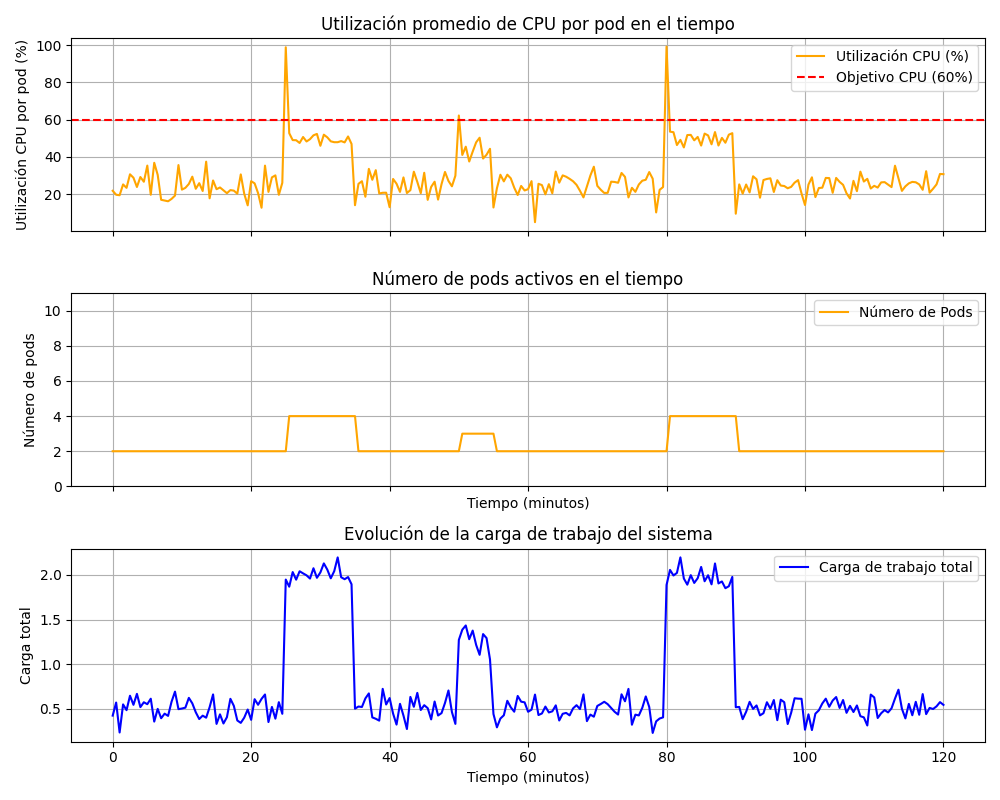

The Python source for this figure:
import numpy as np
import matplotlib.pyplot as plt

# Parámetros de simulación
total_time_minutes = 120  # tiempo total de simulación en minutos (2 horas)
dt = 0.5  # paso de tiempo en minutos (0.5 min = 30 segundos por paso)
num_steps = int(total_time_minutes / dt) + 1  # cantidad de instantes de tiempo simulados

# Setpoint (objetivo) de utilización de CPU (fracción de 1, es decir 0.60 = 60%)
cpu_target = 0.60

# Límite mínimo y máximo de pods
min_pods = 2
max_pods = 10

# Tiempo de enfriamiento (cooldown) en minutos para evitar escalados muy seguidos
cooldown_minutes = 5  # por ejemplo, 5 minutos de espera mínima entre escalados
cooldown_steps = int(cooldown_minutes / dt)

# Función que modela la carga del sistema (con picos y caídas en el tiempo)
def carga_sistema(t):
    """
    Devuelve la carga total relativa a la capacidad de un pod en el tiempo t (minutos).
    Incluye una carga base y picos de carga en ciertos intervalos de tiempo.
    """
    # Carga base (por ejemplo, 0.5 corresponde a 50% de uso de un pod)
    carga = 0.5
    # Pico 1: alta carga entre 25 y 35 minutos
    if 25 <= t < 35:
        carga += 1.5  # aumento de carga (pico alto)        
    # Pico 2: carga moderada entre 50 y 55 minutos
    if 50 <= t < 55:
        carga += 0.8  # aumento de carga (pico moderado)
    # Pico 3: alta carga entre 80 y 90 minutos
    if 80 <= t < 90:
        carga += 1.5  # aumento de carga (segundo pico alto)

    carga += np.random.normal(0, 0.1)

    return carga


# Arreglos para almacenar resultados en el tiempo
tiempos = np.arange(0, total_time_minutes + 0.0001, dt)  # vector de tiempo en minutos
uso_cpu = np.zeros_like(tiempos)    # utilización de CPU por pod (fracción de 1)
cantidad_pods = np.zeros_like(tiempos)  # número de pods activos

# Condiciones iniciales
pods_actuales = min_pods  # iniciar con el número mínimo de pods
ultimo_escaleo = -cooldown_steps  # indicador de último paso donde se escaló (inicializar negativo para permitir escalar al inicio)

# Bucle de simulación en pasos de dt
for i, t in enumerate(tiempos):
    # 1. Calcular carga actual del sistema
    carga_total = carga_sistema(t)
    # 2. Calcular utilización promedio de CPU por pod
    uso_actual = carga_total / pods_actuales
    # Guardar métricas actuales en los arreglos de resultados
    uso_cpu[i] = uso_actual
    cantidad_pods[i] = pods_actuales
    # 3. Controlador proporcional: decidir si escalar según CPU vs objetivo
    if i - ultimo_escaleo >= cooldown_steps:
        # Calcular réplicas deseadas según la fórmula proporcional
        replicas_deseadas = pods_actuales * (uso_actual / cpu_target)

        # Redondear hacia arriba para no infra-provisionar (ceil asegura cubrir la carga)
        nuevos_pods = int(np.ceil(replicas_deseadas))
        # Aplicar límites mínimo y máximo
        if nuevos_pods < min_pods:
            nuevos_pods = min_pods
        if nuevos_pods > max_pods:
            nuevos_pods = max_pods
        # Si hay un cambio en la cantidad de pods, aplicar escalado
        if nuevos_pods != pods_actuales:
            pods_actuales = nuevos_pods
            ultimo_escaleo = i  # registrar el paso en que se escala
# Fin del bucle de simulación

# Graficar resultados
fig, (ax1, ax2, ax3) = plt.subplots(3, 1, figsize=(10,8), sharex=True)


# Gráfico de utilización de CPU (% por pod)
ax1.plot(tiempos, uso_cpu * 100, color='orange', label='Utilización CPU (%)')
ax1.axhline(cpu_target * 100, color='r', linestyle='--', label='Objetivo CPU (60%)')
ax1.set_ylabel('Utilización CPU por pod (%)')
ax1.set_title('Utilización promedio de CPU por pod en el tiempo')
ax1.legend(loc='upper right')
ax1.grid(True)
# Gráfico del número de pods activos
ax2.plot(tiempos, cantidad_pods, color='orange', label='Número de Pods')
ax2.set_ylabel('Número de pods')
ax2.set_xlabel('Tiempo (minutos)')
ax2.set_title('Número de pods activos en el tiempo')
ax2.set_ylim(0, max_pods + 1)
ax2.legend(loc='upper right')
ax2.grid(True)

# Calcular la carga total a lo largo del tiempo para graficarla
cargas = np.array([carga_sistema(t) for t in tiempos])

# Gráfico de la carga total del sistema
ax3.plot(tiempos, cargas, color='blue', label='Carga de trabajo total')
ax3.set_ylabel('Carga total')
ax3.set_xlabel('Tiempo (minutos)')
ax3.set_title('Evolución de la carga de trabajo del sistema')
ax3.grid(True)
ax3.legend(loc='upper right')


plt.tight_layout()
plt.show()
